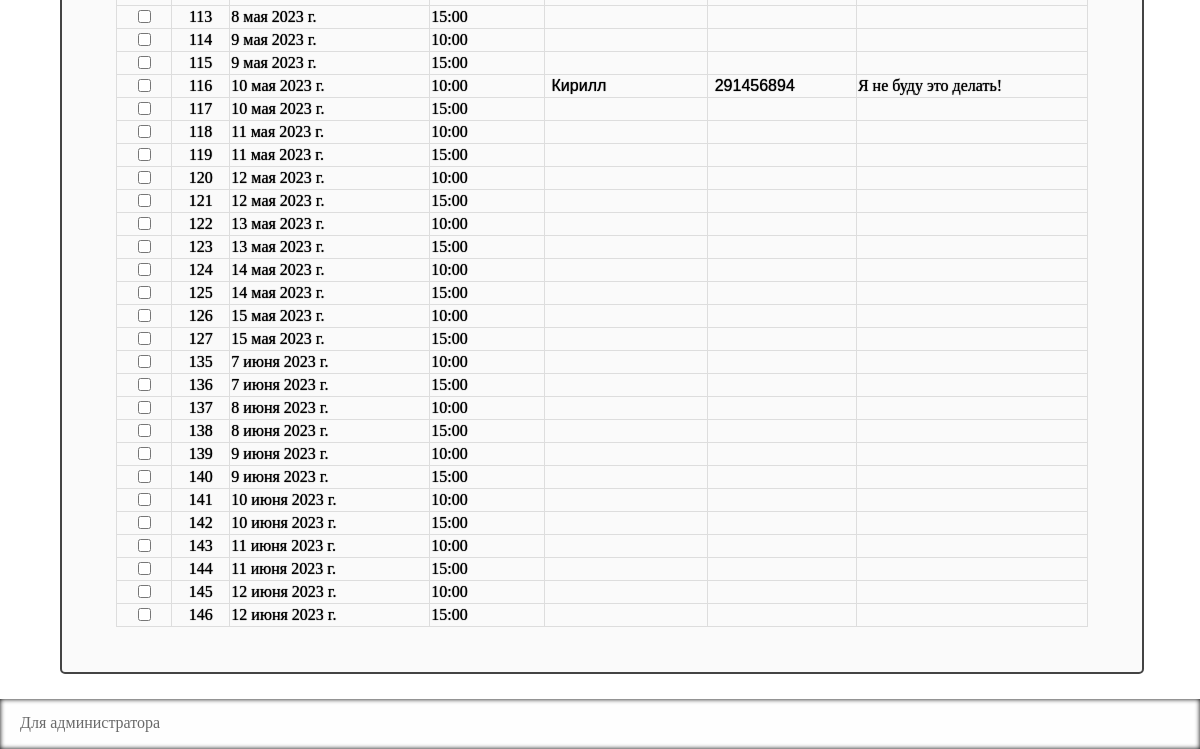
/home/manager/booking_table (signed in, lower part), run on an earlier commit of the app's database.
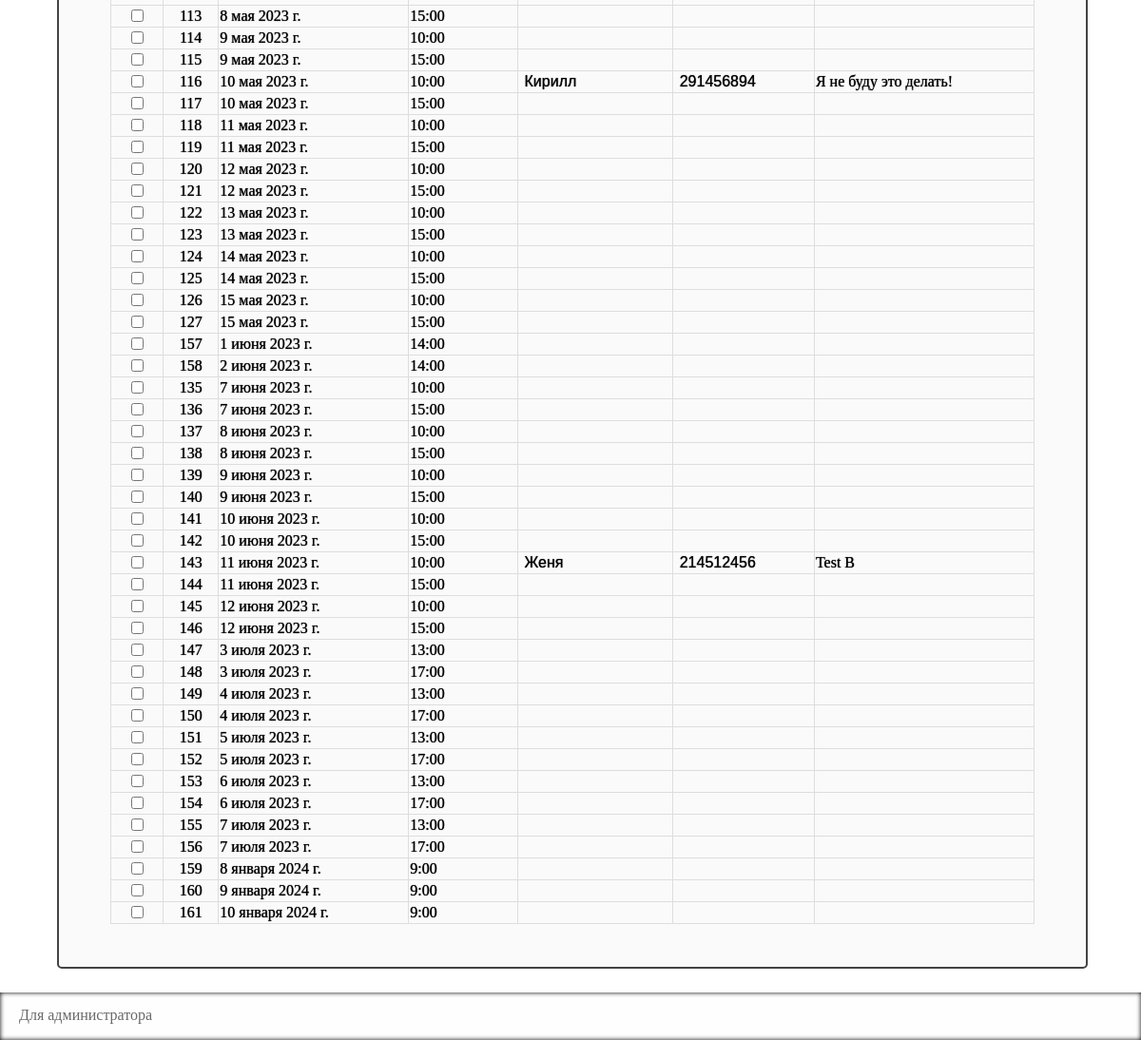
And on a later commit of the database.
### client/models.py (models this page shows, shortened)
class Booked(models.Model):
    datetime = models.DateTimeField('Дата бронирования', unique=True)
    client = models.ForeignKey(Client, null=True, on_delete=models.SET_NULL, blank=True)
    comment = models.TextField('Комментарий', blank=True)
    class Meta:
        verbose_name = "Бронь"
        verbose_name_plural = "Бронирование"

class Client(models.Model):
    name = models.CharField("Имя", max_length=20)
    phone = models.IntegerField("Телефон", unique=True)
    ban = models.BooleanField()
    history = models.TextField("История клиента", blank=True)
    class Meta:
        verbose_name = "Клиент"
        verbose_name_plural = "Клиенты"

### client/views.py (the view)
# urls.py: path('manager/booking_table', views.manager_booking_table, name="manager_booking_table"),
def manager_booking_table(request: HttpRequest) -> HttpResponse:
    if not request.user.is_authenticated:
        return redirect(manager_logged_in)
    the_tittle = "База бронирования"
    booking = Booked.objects.all().order_by("datetime")
    search = request.GET.get("searchBooking")
    if search is not None:
        booking = Booked.objects.filter(datetime__icontains=search). \
            union(Booked.objects.filter(client__name__icontains=search)). \
            union(Booked.objects.filter(client__phone__icontains=search)). \
            union(Booked.objects.filter(comment__icontains=search))
    return render(request, "client/manager_booking_table.html", context={"the_tittle": the_tittle,
                                                                         "booking": booking,
                                                                         })

### client/templates/client/manager_booking_table.html (shortened to what this page needs)
{% extends 'client/manager.html' %}
{% load static %}
{% block stylelink %}
<link rel="stylesheet" href="{% static 'client/css/managerstyle.css' %}">
{% endblock %}
{% block table%}
<div class="main_manager">
    <div id="bookingBlock">
        <br/>
        <br/>
        <table>
            {% for book in booking %}
            <tr>
                <td class="tableCheckClient">
                    <input id="check{{book.id}}" class="checkbox_booking" type="checkbox"/>
                </td>
                <td class="tableIDClient">
                    {{book.id}}
                </td>
                <td class="tableDateBooking">
                    {{book.datetime.date}}
                </td>
                <td class="tableTimeBooking">
                    {{book.datetime.time}}
                </td>
                <td class="tableNameClient">
                    <div>{{book.client.name}}</div>
                </td>
                <td class="tableTelClient">
                    <div>{{book.client.phone}}</div>
                </td>
                <td class="tableCommentClient">
                    <div>{{book.comment}}</div>
                </td>
            </tr>
            {% endfor %}
        </table>
    </div>
</div>
{% endblock%}

What changed in the data, as far as the page shows it:
added Booked: id "157", datetime "1 июня 2023 г.", datetime.time "14:00"
added Booked: id "158", datetime "2 июня 2023 г.", datetime.time "14:00"
changed Booked id 143: client.name (not shown) → "Женя"; client.phone (not shown) → "214512456"; comment (not shown) → "Test B"
added Booked: id "147", datetime "3 июля 2023 г.", datetime.time "13:00"
added Booked: id "148", datetime "3 июля 2023 г.", datetime.time "17:00"
added Booked: id "149", datetime "4 июля 2023 г.", datetime.time "13:00"
added Booked: id "150", datetime "4 июля 2023 г.", datetime.time "17:00"
added Booked: id "151", datetime "5 июля 2023 г.", datetime.time "13:00"
added Booked: id "152", datetime "5 июля 2023 г.", datetime.time "17:00"
added Booked: id "153", datetime "6 июля 2023 г.", datetime.time "13:00"
added Booked: id "154", datetime "6 июля 2023 г.", datetime.time "17:00"
added Booked: id "155", datetime "7 июля 2023 г.", datetime.time "13:00"
added Booked: id "156", datetime "7 июля 2023 г.", datetime.time "17:00"
added Booked: id "159", datetime "8 января 2024 г.", datetime.time "9:00"
added Booked: id "160", datetime "9 января 2024 г.", datetime.time "9:00"
added Booked: id "161", datetime "10 января 2024 г.", datetime.time "9:00"
